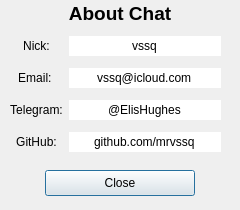
<?xml version="1.0" encoding="UTF-8"?>
<ui version="4.0">
 <class>DialogAbout</class>
 <widget class="QDialog" name="DialogAbout">
  <property name="geometry">
   <rect>
    <x>0</x>
    <y>0</y>
    <width>240</width>
    <height>210</height>
   </rect>
  </property>
  <property name="minimumSize">
   <size>
    <width>240</width>
    <height>210</height>
   </size>
  </property>
  <property name="maximumSize">
   <size>
    <width>240</width>
    <height>210</height>
   </size>
  </property>
  <property name="windowTitle">
   <string>About</string>
  </property>
  <widget class="QWidget" name="layoutWidget">
   <property name="geometry">
    <rect>
     <x>10</x>
     <y>30</y>
     <width>211</width>
     <height>131</height>
    </rect>
   </property>
   <layout class="QGridLayout" name="gridLayout">
    <item row="0" column="0">
     <widget class="QLabel" name="label_5">
      <property name="text">
       <string>Nick:</string>
      </property>
      <property name="textFormat">
       <enum>Qt::AutoText</enum>
      </property>
      <property name="scaledContents">
       <bool>false</bool>
      </property>
      <property name="alignment">
       <set>Qt::AlignCenter</set>
      </property>
      <property name="wordWrap">
       <bool>false</bool>
      </property>
      <property name="textInteractionFlags">
       <set>Qt::LinksAccessibleByMouse</set>
      </property>
     </widget>
    </item>
    <item row="0" column="1">
     <widget class="QLineEdit" name="lineEdit_4">
      <property name="text">
       <string>vssq</string>
      </property>
      <property name="frame">
       <bool>false</bool>
      </property>
      <property name="echoMode">
       <enum>QLineEdit::Normal</enum>
      </property>
      <property name="alignment">
       <set>Qt::AlignCenter</set>
      </property>
      <property name="readOnly">
       <bool>true</bool>
      </property>
      <property name="cursorMoveStyle">
       <enum>Qt::VisualMoveStyle</enum>
      </property>
     </widget>
    </item>
    <item row="1" column="0">
     <widget class="QLabel" name="label">
      <property name="text">
       <string>Email: </string>
      </property>
      <property name="textFormat">
       <enum>Qt::AutoText</enum>
      </property>
      <property name="scaledContents">
       <bool>false</bool>
      </property>
      <property name="alignment">
       <set>Qt::AlignCenter</set>
      </property>
      <property name="wordWrap">
       <bool>false</bool>
      </property>
      <property name="textInteractionFlags">
       <set>Qt::LinksAccessibleByMouse</set>
      </property>
     </widget>
    </item>
    <item row="1" column="1">
     <widget class="QLineEdit" name="lineEdit">
      <property name="text">
       <string>vssq@icloud.com</string>
      </property>
      <property name="frame">
       <bool>false</bool>
      </property>
      <property name="echoMode">
       <enum>QLineEdit::Normal</enum>
      </property>
      <property name="alignment">
       <set>Qt::AlignCenter</set>
      </property>
      <property name="readOnly">
       <bool>true</bool>
      </property>
      <property name="cursorMoveStyle">
       <enum>Qt::VisualMoveStyle</enum>
      </property>
     </widget>
    </item>
    <item row="2" column="0">
     <widget class="QLabel" name="label_2">
      <property name="text">
       <string>Telegram:</string>
      </property>
      <property name="textFormat">
       <enum>Qt::AutoText</enum>
      </property>
      <property name="scaledContents">
       <bool>false</bool>
      </property>
      <property name="alignment">
       <set>Qt::AlignCenter</set>
      </property>
      <property name="wordWrap">
       <bool>false</bool>
      </property>
      <property name="textInteractionFlags">
       <set>Qt::LinksAccessibleByMouse</set>
      </property>
     </widget>
    </item>
    <item row="2" column="1">
     <widget class="QLineEdit" name="lineEdit_2">
      <property name="text">
       <string>@ElisHughes</string>
      </property>
      <property name="frame">
       <bool>false</bool>
      </property>
      <property name="echoMode">
       <enum>QLineEdit::Normal</enum>
      </property>
      <property name="alignment">
       <set>Qt::AlignCenter</set>
      </property>
      <property name="readOnly">
       <bool>true</bool>
      </property>
      <property name="cursorMoveStyle">
       <enum>Qt::VisualMoveStyle</enum>
      </property>
     </widget>
    </item>
    <item row="3" column="0">
     <widget class="QLabel" name="label_3">
      <property name="text">
       <string>GitHub:</string>
      </property>
      <property name="textFormat">
       <enum>Qt::AutoText</enum>
      </property>
      <property name="scaledContents">
       <bool>false</bool>
      </property>
      <property name="alignment">
       <set>Qt::AlignCenter</set>
      </property>
      <property name="wordWrap">
       <bool>false</bool>
      </property>
      <property name="textInteractionFlags">
       <set>Qt::LinksAccessibleByMouse</set>
      </property>
     </widget>
    </item>
    <item row="3" column="1">
     <widget class="QLineEdit" name="lineEdit_3">
      <property name="text">
       <string>github.com/mrvssq</string>
      </property>
      <property name="frame">
       <bool>false</bool>
      </property>
      <property name="echoMode">
       <enum>QLineEdit::Normal</enum>
      </property>
      <property name="alignment">
       <set>Qt::AlignCenter</set>
      </property>
      <property name="readOnly">
       <bool>true</bool>
      </property>
      <property name="cursorMoveStyle">
       <enum>Qt::VisualMoveStyle</enum>
      </property>
     </widget>
    </item>
   </layout>
  </widget>
  <widget class="QLabel" name="label_4">
   <property name="geometry">
    <rect>
     <x>0</x>
     <y>3</y>
     <width>240</width>
     <height>21</height>
    </rect>
   </property>
   <property name="font">
    <font>
     <pointsize>14</pointsize>
     <weight>75</weight>
     <bold>true</bold>
    </font>
   </property>
   <property name="text">
    <string>About Chat</string>
   </property>
   <property name="textFormat">
    <enum>Qt::AutoText</enum>
   </property>
   <property name="scaledContents">
    <bool>false</bool>
   </property>
   <property name="alignment">
    <set>Qt::AlignCenter</set>
   </property>
   <property name="wordWrap">
    <bool>false</bool>
   </property>
   <property name="textInteractionFlags">
    <set>Qt::LinksAccessibleByMouse</set>
   </property>
  </widget>
  <widget class="QPushButton" name="pushButtonClose">
   <property name="geometry">
    <rect>
     <x>45</x>
     <y>170</y>
     <width>150</width>
     <height>26</height>
    </rect>
   </property>
   <property name="maximumSize">
    <size>
     <width>150</width>
     <height>16777215</height>
    </size>
   </property>
   <property name="text">
    <string>Close</string>
   </property>
  </widget>
 </widget>
 <resources/>
 <connections>
  <connection>
   <sender>pushButtonClose</sender>
   <signal>clicked()</signal>
   <receiver>DialogAbout</receiver>
   <slot>reject()</slot>
   <hints>
    <hint type="sourcelabel">
     <x>106</x>
     <y>181</y>
    </hint>
    <hint type="destinationlabel">
     <x>30</x>
     <y>186</y>
    </hint>
   </hints>
  </connection>
 </connections>
</ui>
